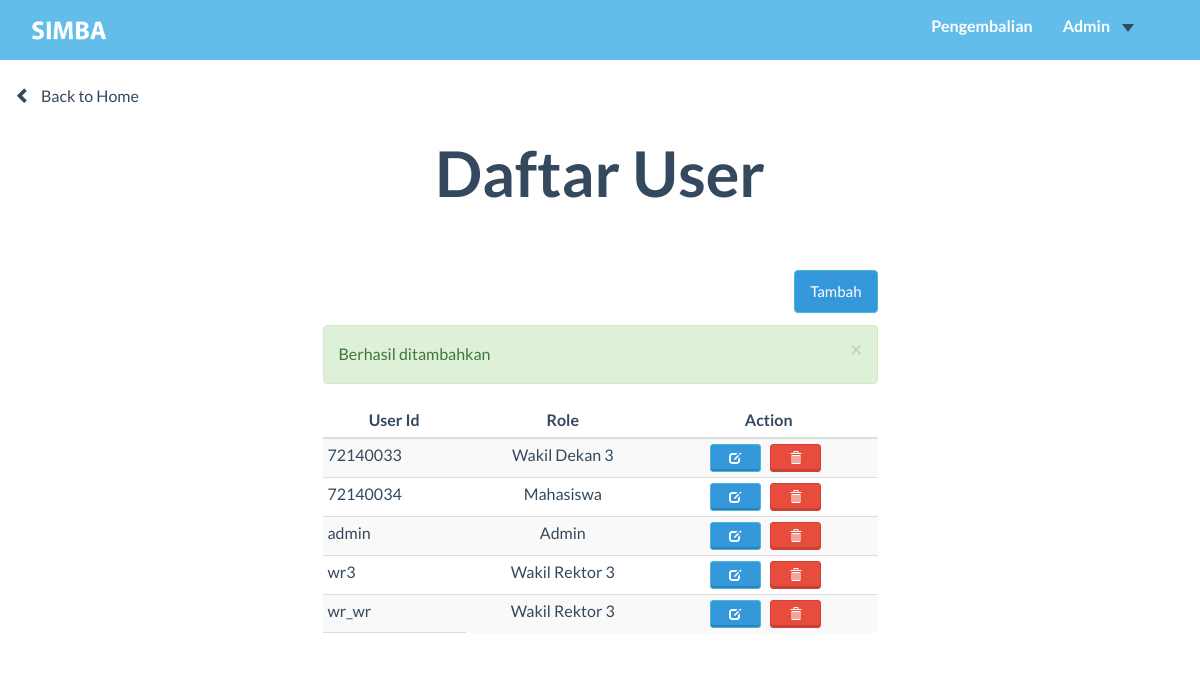
/user_admin/daftar_user.php?status=s, run on an earlier commit of the app's database.
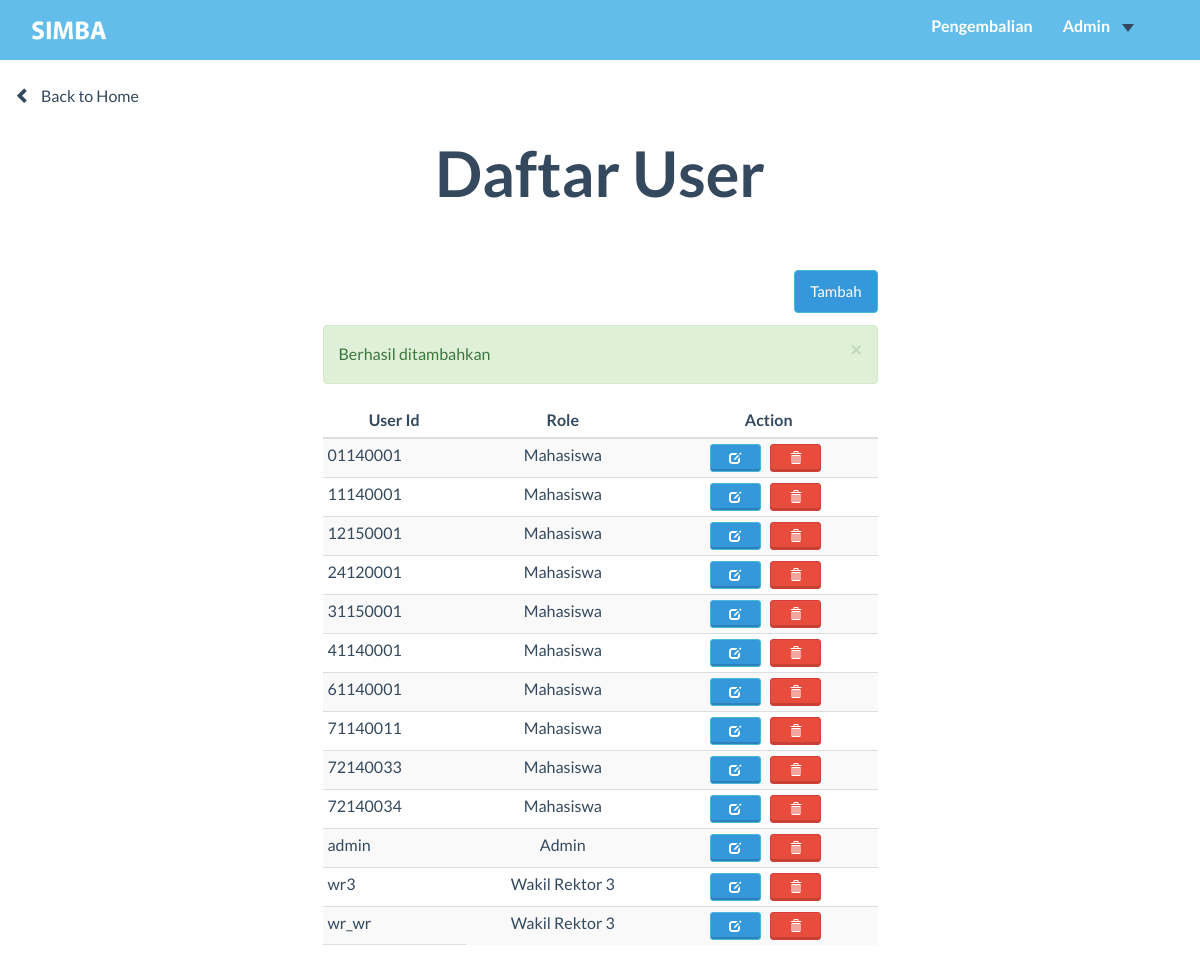
And on a later commit of the database.
### tables this page shows
CREATE TABLE `system_usr` (
  `user_id` char(8) NOT NULL,
  `password` text NOT NULL,
  `role` int(11) NOT NULL
);

CREATE TABLE `user_ref` (
  `role` int(255) NOT NULL,
  `role_name` varchar(255) NOT NULL
);

### user_admin/daftar_user.php (the view, shortened to what this page needs)
<?php
Include("../function/koneksi.php");
?>
<!DOCTYPE HTML>
<html>
<head>
  <link href="../css/bootstrap.min.css" rel="stylesheet">
  <link rel="stylesheet" href="https://maxcdn.bootstrapcdn.com/bootstrap/3.3.7/css/bootstrap.min.css">
  <link href="../font-awesome/css/font-awesome.min.css" rel="stylesheet">
  <link href="../css/general.css" rel="stylesheet">
  <link href="../css/custom.css" rel="stylesheet">
  <link href="../css/owl.carousel.css" rel="stylesheet">
  <link href="../css/owl.theme.css" rel="stylesheet">
  <link href="../css/style.css" rel="stylesheet">
  <link href="../css/animate.css" rel="stylesheet">
  <link rel="stylesheet" href="../css/magnific-popup.css">
</head>
<body>
  <nav class="navbar-default" role="navigation" style="position: fixed; top: 0px;">
    <div class="container">
      <a class="" href="index.php">
        <img src="../img/logo2.png" height="45px" style="margin-top:8px; margin-left:0" id="logo"/>
      </a>
      <div class="collapse navbar-collapse navbar-right navbar-ex1-collapse stuckMenu">
        <ul class="nav navbar-nav">
          <li class="menuItem"><a href="Cicilan.php">Pengembalian </a></li>
          <li class="menuItem dropdown">
            <a class="dropdown-toggle" data-toggle="dropdown" href="#">Admin<span class="caret"></span></a>
          </li>
        </ul>
      </div>
    </div>
  </nav>
  <div class="container">
    <div class="row">
      <br/>  <br/><br/>
      <a href="index.php"> <span class="glyphicon glyphicon-chevron-left"></span>Back to Home</a>
      <h2 class="text-center">Daftar User</h2>
      <div class="col-md-3"></div>
      <div class="col-md-6">
        <a href="form_create_user.php" class="btn btn-info pull-right">Tambah </a>
        <?php
        if (isset($_GET['status'])=="s"){
            echo '<div class="alert alert-success alert-dismissable">
                  <a href="#" class="close" data-dismiss="alert" aria-label="close">&times;</a>Berhasil ditambahkan</div>';
        }else if(isset($_GET['status'])=="f"){
            echo '<div class="alert alert-danger alert-dismissable">
                  <a href="#" class="close" data-dismiss="alert" aria-label="close">&times;</a>Gagal ditambahkan</div>';
        }
        ?>
      <table class="table-striped table table-condensed">
        <thead class="text-center">
          <th class="text-center"style="width:900">User Id</th>
          <th class="text-center"style="width:200">Role</th>
          <th class="text-center"style="width:100">Action</th>
        </thead>
        <tbody>
          <?php
          $q1 = "SELECT * from system_usr natural join user_ref";
          $squery = mysqli_query($koneksi,$q1);
          while($row = mysqli_fetch_array($squery))
          {
          $isWR3 = "";
          $isWD3 = "";
          $isAdmin = "";
          $isMhs = "";
          if($row['role']=="9"){
              $isWR3="selected";
          }elseif($row['role']=="2"){
              $isWD3="selected";
          }
          elseif($row['role']=="1"){
              $isAdmin="selected";
          }
          elseif($row['role']=="0"){
              $isMhs="selected";
          }
            echo'
            <tr>
            <td>'.$row['user_id'].'</td>
            <td class="text-center">'.$row['role_name'].'</td>
            <td class="text-center"style="width:100">
            <button type="button" class="btn btn-embossed btn-info btn-xs" style="padding-right:-20"data-toggle="modal" data-target="#myModal'.$row['user_id'].'"> &nbsp &nbsp <span class="	glyphicon glyphicon-edit"></span></button>
            <button type="button" class="btn btn-embossed btn-danger btn-xs" style="padding-right:-20"data-toggle="modal" data-target="#delModal'.$row['user_id'].'"> &nbsp &nbsp <span class="	glyphicon glyphicon-trash"></span></button>
           <div id="delModal'.$row['user_id'].'" class="modal fade " role="dialog">
                   <a href="delete_user.php?user_id='.$row['user_id'].'" class="btn btn-danger btn-embossed btn-sm" style="text-decoration: none">Delete</a>
           </div>
            <div class="modal fade" id="myModal'.$row['user_id'].'" role="dialog" action="edit_user.php">
                    <input type="hidden" class="form-control" id="user_id" name="user_id" value="'.$row['user_id'].'" >
                      <input type="text" class="form-control" id="user_id" name="user_id" value="'.$row['user_id'].'"disabled>
                        <input type="password" class="form-control" id="password" name="password" value="'.$row['password'].'">
                          <option value="9"'.$isWR3.'>Wakil Rektor 3</option>
                          <option value="2"'.$isWD3.'>Wakil Dekan 3</option>
                          <option value="1"'.$isAdmin.'>Admin</option>
                          <option value="0"'.$isMhs.'>Mahasiswa</option>
            </div>
            </tr>
            ';
          }
          ?>
          <td>
          </div>
    </div>
</div>
</body>
</html>

### css/general.css (style rules this page uses)
#logo { float: left; position: absolute;; }
body, html { height: 100%; width: 100%; overflow-x:hidden; }
.glyphicon { margin-right: 10px; }
.navbar-default { position: relative; min-height: 60px; width: 100%; z-index: 999; }
.navbar-default .navbar-nav>li>a { color: #ffffff; }

### css/custom.css (style rules this page uses)
li a, .dropbtn { display: inline-block; color: white; text-align: center; padding: 14px 16px; text-decoration: none; }
li.dropdown { display: inline-block; }
.table th, .table td { padding: 8px 12px; }

What changed in the data, as far as the page shows it:
added system_usr: user_id "01140001", role.role_name "Mahasiswa"
added system_usr: user_id "11140001", role.role_name "Mahasiswa"
added system_usr: user_id "12150001", role.role_name "Mahasiswa"
added system_usr: user_id "24120001", role.role_name "Mahasiswa"
added system_usr: user_id "31150001", role.role_name "Mahasiswa"
added system_usr: user_id "41140001", role.role_name "Mahasiswa"
added system_usr: user_id "61140001", role.role_name "Mahasiswa"
added system_usr: user_id "71140011", role.role_name "Mahasiswa"
changed system_usr id 72140033: role.role_name "Wakil Dekan 3" → "Mahasiswa"
